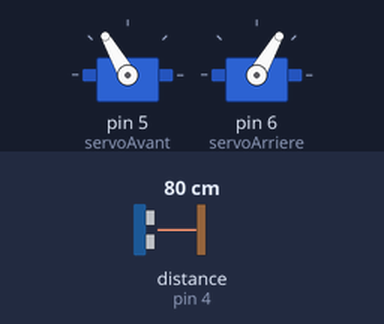
This sketch was run on a simulated Arduino Uno, built with avr-gcc and run on an emulated ATmega328P. Shown: 2 × servo. Wiring (inferred from the names in the program): ultrasonic range finder: trigger pin 2; echo pin 4. Inputs (shaded band) come from the test bench; at power-on: distance to the obstacle (sensor on pin 4) 80 cm. The echo pulse lasts 58.3 µs per cm.

Above: at 2.2 s.
2.3 s: distance to the obstacle (sensor on pin 4) set to 24 cm
At 3.33 s:
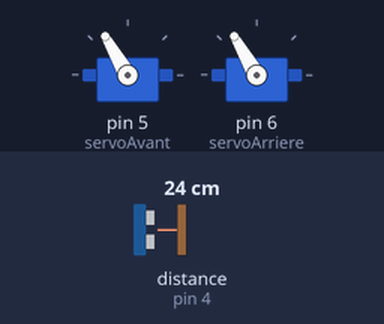
5.8 s: distance to the obstacle (sensor on pin 4) set to 20 cm
At 7.4 s:
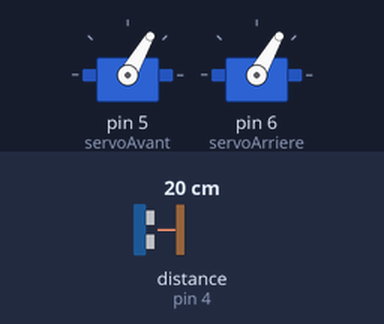
7.7 s: distance to the obstacle (sensor on pin 4) set to 35 cm
At 7.87 s:
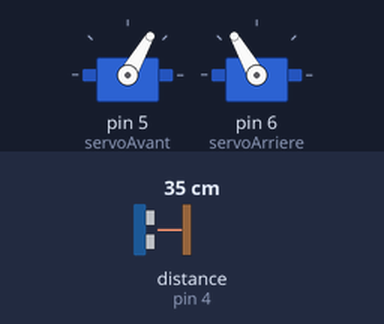
Timing chart, 0 to 17.2 s (numbered marks = the images above; inputs shaded):
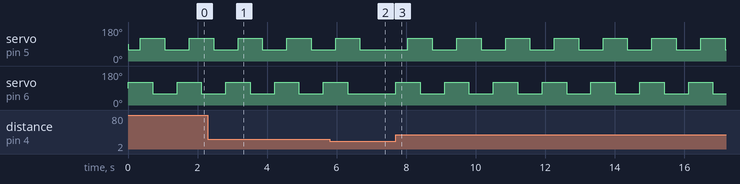

The sketch:

Mois_3_Robot_Chien.ino
```cpp
// Ajoute la bibliothèque servo-moteurs
#include <Servo.h>

// Création de deux objets servos
Servo servoAvant, servoArriere;

// On défini le pin pour l’émetteur
#define trigger 2

// Puis un pin pour le récepteur
#define echo 4

// Création du tableau d’angles
char avant[] = {60,120,120,120,120,60,60,60};
// initialise la distance mesurée
int distance = 0;
// définit la distance minimale pour avancer
int distMin = 20;

void setup(){
  // lie un moteur au pin D5
  servoAvant.attach(5);
  // lie un moteur au pin D6
  servoArriere.attach(6);
  // le pin émetteur comme est une sortie
  pinMode(trigger, OUTPUT);
  // on empêche l’émission d’un signal
  digitalWrite(trigger, LOW);
  // le pin récepteur est une entrée
  pinMode(echo, INPUT);
}

void loop(){
  distance = lireDistance();
  if(distance > distMin){
    avance();
  }

}

void avance(){
  for(int n=0;n<4;n++){
    servoAvant.write(avant[2*n]);
    servoArriere.write(avant[(2*n)+1]);
    delay(350);
  }
}

int lireDistance(){
  long lecture_echo;
  long cm;
  // On active l’emetteur
  digitalWrite(trigger, HIGH);
  // Pendant 10 microsecondes
  delayMicroseconds(10);
  // On éteint l’emetteur
  digitalWrite(trigger, LOW);
  // On lit la valeur reçue
  lecture_echo = pulseIn(echo, HIGH);
  // Conversion de cette valeur en centimètres
  cm = lecture_echo /58;
  return cm;
}
```

Measured:
- the behaviour switches between 22 and 21 cm on distance to the obstacle (sensor on pin 4) (found by bisection; images 1 and 2)
- after the input at 5.8 s, servo on pin 6 (servoArriere): goes on until 6.3 s, then stays 60°
- after the input at 7.7 s, servo on pin 5 (servoAvant): alternates 120° for 0.70 s and 60° for 0.70 s, starting after 0.35 s; servo on pin 6 (servoArriere): alternates 120° for 0.70 s and 60° for 0.70 s, starting at once
- by itself, servo on pin 5 (servoAvant), servo on pin 6 (servoArriere): alternates 120° for 0.70 s and 60° for 0.70 s
